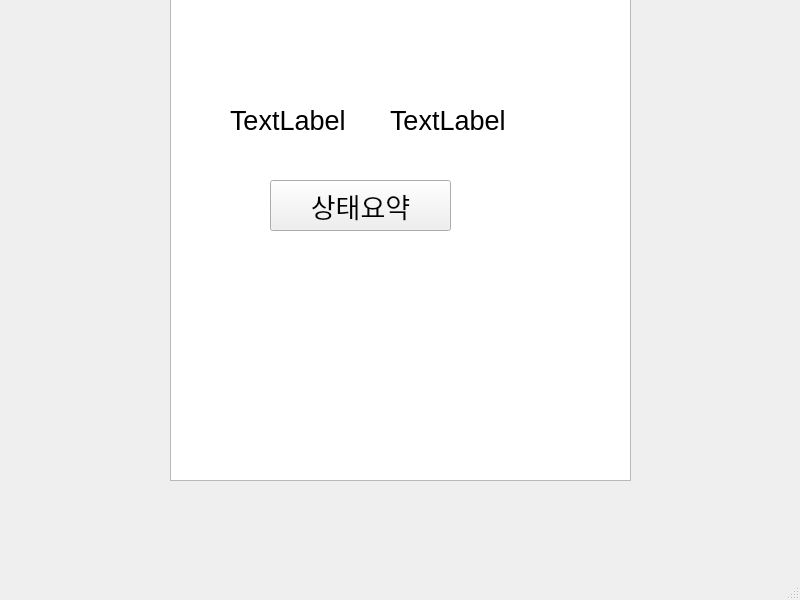
<?xml version="1.0" encoding="UTF-8"?>
<ui version="4.0">
 <class>MainWindow</class>
 <widget class="QMainWindow" name="MainWindow">
  <property name="geometry">
   <rect>
    <x>0</x>
    <y>0</y>
    <width>800</width>
    <height>600</height>
   </rect>
  </property>
  <property name="windowTitle">
   <string>MainWindow</string>
  </property>
  <widget class="QWidget" name="centralwidget">
   <widget class="QGraphicsView" name="g">
    <property name="geometry">
     <rect>
      <x>170</x>
      <y>-10</y>
      <width>461</width>
      <height>491</height>
     </rect>
    </property>
   </widget>
   <widget class="QLabel" name="tempLabel">
    <property name="geometry">
     <rect>
      <x>230</x>
      <y>100</y>
      <width>141</width>
      <height>41</height>
     </rect>
    </property>
    <property name="font">
     <font>
      <pointsize>20</pointsize>
     </font>
    </property>
    <property name="text">
     <string>TextLabel</string>
    </property>
   </widget>
   <widget class="QLabel" name="vibLabel">
    <property name="geometry">
     <rect>
      <x>390</x>
      <y>100</y>
      <width>141</width>
      <height>41</height>
     </rect>
    </property>
    <property name="font">
     <font>
      <pointsize>20</pointsize>
     </font>
    </property>
    <property name="text">
     <string>TextLabel</string>
    </property>
   </widget>
   <widget class="QPushButton" name="summarizeButton">
    <property name="geometry">
     <rect>
      <x>270</x>
      <y>180</y>
      <width>181</width>
      <height>51</height>
     </rect>
    </property>
    <property name="font">
     <font>
      <pointsize>20</pointsize>
     </font>
    </property>
    <property name="text">
     <string>상태요약</string>
    </property>
   </widget>
  </widget>
  <widget class="QMenuBar" name="menubar">
   <property name="geometry">
    <rect>
     <x>0</x>
     <y>0</y>
     <width>800</width>
     <height>18</height>
    </rect>
   </property>
  </widget>
  <widget class="QStatusBar" name="statusbar"/>
 </widget>
 <resources/>
 <connections/>
</ui>
